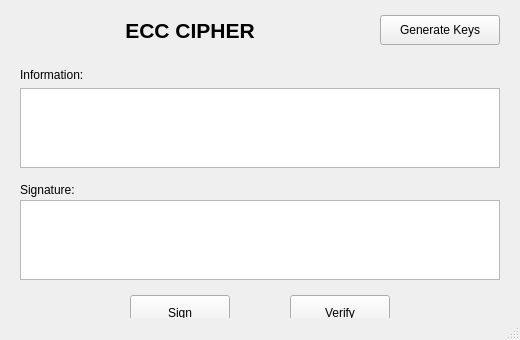
<?xml version="1.0" encoding="UTF-8"?>
<ui version="4.0">
 <class>MainWindow</class>
 <widget class="QMainWindow" name="MainWindow">
  <property name="geometry">
   <rect>
    <x>0</x>
    <y>0</y>
    <width>520</width>
    <height>340</height>
   </rect>
  </property>
  <property name="windowTitle">
   <string>ECC Cipher</string>
  </property>
  <widget class="QWidget" name="centralwidget">
   <!-- Title -->
   <widget class="QLabel" name="label_title">
    <property name="geometry">
     <rect><x>10</x><y>10</y><width>360</width><height>40</height></rect>
    </property>
    <property name="text"><string>ECC CIPHER</string></property>
    <property name="alignment"><set>Qt::AlignCenter</set></property>
    <property name="font">
     <font><pointsize>16</pointsize><bold>true</bold></font>
    </property>
   </widget>
   <!-- Generate Keys -->
   <widget class="QPushButton" name="btn_gen_keys">
    <property name="geometry">
     <rect><x>380</x><y>15</y><width>120</width><height>30</height></rect>
    </property>
    <property name="text"><string>Generate Keys</string></property>
   </widget>
   <!-- Information -->
   <widget class="QLabel" name="label_info">
    <property name="geometry">
     <rect><x>20</x><y>65</y><width>100</width><height>20</height></rect>
    </property>
    <property name="text"><string>Information:</string></property>
   </widget>
   <widget class="QPlainTextEdit" name="txt_info">
    <property name="geometry">
     <rect><x>20</x><y>88</y><width>480</width><height>80</height></rect>
    </property>
   </widget>
   <!-- Signature -->
   <widget class="QLabel" name="label_sign">
    <property name="geometry">
     <rect><x>20</x><y>180</y><width>100</width><height>20</height></rect>
    </property>
    <property name="text"><string>Signature:</string></property>
   </widget>
   <widget class="QPlainTextEdit" name="txt_sign">
    <property name="geometry">
     <rect><x>20</x><y>200</y><width>480</width><height>80</height></rect>
    </property>
   </widget>
   <!-- Buttons -->
   <widget class="QPushButton" name="btn_sign">
    <property name="geometry">
     <rect><x>130</x><y>295</y><width>100</width><height>35</height></rect>
    </property>
    <property name="text"><string>Sign</string></property>
   </widget>
   <widget class="QPushButton" name="btn_verify">
    <property name="geometry">
     <rect><x>290</x><y>295</y><width>100</width><height>35</height></rect>
    </property>
    <property name="text"><string>Verify</string></property>
   </widget>
  </widget>
  <widget class="QMenuBar" name="menubar">
   <property name="geometry">
    <rect><x>0</x><y>0</y><width>520</width><height>21</height></rect>
   </property>
  </widget>
  <widget class="QStatusBar" name="statusbar"/>
 </widget>
 <resources/>
 <connections/>
</ui>
